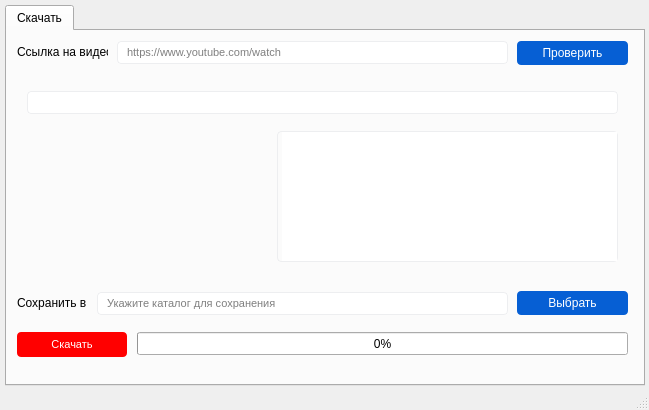
<?xml version="1.0" encoding="UTF-8"?>
<ui version="4.0">
 <class>MainWindow</class>
 <widget class="QMainWindow" name="MainWindow">
  <property name="enabled">
   <bool>true</bool>
  </property>
  <property name="geometry">
   <rect>
    <x>0</x>
    <y>0</y>
    <width>649</width>
    <height>410</height>
   </rect>
  </property>
  <property name="tabletTracking">
   <bool>false</bool>
  </property>
  <property name="acceptDrops">
   <bool>false</bool>
  </property>
  <property name="windowTitle">
   <string>You Tube Video Downloader 1.0</string>
  </property>
  <property name="windowIcon">
   <iconset>
    <normaloff>img/check.png</normaloff>img/check.png</iconset>
  </property>
  <property name="autoFillBackground">
   <bool>false</bool>
  </property>
  <property name="iconSize">
   <size>
    <width>256</width>
    <height>256</height>
   </size>
  </property>
  <property name="unifiedTitleAndToolBarOnMac">
   <bool>false</bool>
  </property>
  <widget class="QWidget" name="centralwidget">
   <widget class="QTabWidget" name="tabWidget">
    <property name="geometry">
     <rect>
      <x>5</x>
      <y>5</y>
      <width>640</width>
      <height>381</height>
     </rect>
    </property>
    <property name="autoFillBackground">
     <bool>false</bool>
    </property>
    <property name="tabPosition">
     <enum>QTabWidget::North</enum>
    </property>
    <property name="currentIndex">
     <number>0</number>
    </property>
    <property name="documentMode">
     <bool>false</bool>
    </property>
    <widget class="QWidget" name="tab_3">
     <attribute name="title">
      <string>Скачать</string>
     </attribute>
     <widget class="QLineEdit" name="line_url">
      <property name="enabled">
       <bool>true</bool>
      </property>
      <property name="geometry">
       <rect>
        <x>110</x>
        <y>10</y>
        <width>391</width>
        <height>23</height>
       </rect>
      </property>
      <property name="font">
       <font>
        <pointsize>8</pointsize>
        <weight>50</weight>
        <italic>false</italic>
        <bold>false</bold>
        <underline>false</underline>
        <strikeout>false</strikeout>
        <stylestrategy>PreferDefault</stylestrategy>
        <kerning>true</kerning>
       </font>
      </property>
      <property name="focusPolicy">
       <enum>Qt::StrongFocus</enum>
      </property>
      <property name="acceptDrops">
       <bool>true</bool>
      </property>
      <property name="layoutDirection">
       <enum>Qt::LeftToRight</enum>
      </property>
      <property name="styleSheet">
       <string notr="true">border: 1px solid #edeef0;
padding-left: 4px;
border-radius: 4px;</string>
      </property>
      <property name="text">
       <string/>
      </property>
      <property name="maxLength">
       <number>100</number>
      </property>
      <property name="frame">
       <bool>true</bool>
      </property>
      <property name="echoMode">
       <enum>QLineEdit::Normal</enum>
      </property>
      <property name="cursorPosition">
       <number>0</number>
      </property>
      <property name="alignment">
       <set>Qt::AlignLeading|Qt::AlignLeft|Qt::AlignVCenter</set>
      </property>
      <property name="dragEnabled">
       <bool>false</bool>
      </property>
      <property name="placeholderText">
       <string> https://www.youtube.com/watch</string>
      </property>
      <property name="cursorMoveStyle">
       <enum>Qt::LogicalMoveStyle</enum>
      </property>
      <property name="clearButtonEnabled">
       <bool>false</bool>
      </property>
     </widget>
     <widget class="QLabel" name="label_3">
      <property name="geometry">
       <rect>
        <x>10</x>
        <y>10</y>
        <width>91</width>
        <height>21</height>
       </rect>
      </property>
      <property name="text">
       <string>Ссылка на видео</string>
      </property>
     </widget>
     <widget class="QPushButton" name="btn_check">
      <property name="enabled">
       <bool>true</bool>
      </property>
      <property name="geometry">
       <rect>
        <x>510</x>
        <y>10</y>
        <width>111</width>
        <height>24</height>
       </rect>
      </property>
      <property name="font">
       <font>
        <family>MS Shell Dlg 2</family>
        <pointsize>9</pointsize>
        <weight>50</weight>
        <bold>false</bold>
       </font>
      </property>
      <property name="styleSheet">
       <string notr="true">background-color: #065fd4;
border-radius:4px;
border-color: #065fd4;
color: #ffffff;</string>
      </property>
      <property name="text">
       <string>Проверить</string>
      </property>
      <property name="iconSize">
       <size>
        <width>128</width>
        <height>128</height>
       </size>
      </property>
      <property name="flat">
       <bool>false</bool>
      </property>
     </widget>
     <widget class="QPushButton" name="btn_download">
      <property name="enabled">
       <bool>true</bool>
      </property>
      <property name="geometry">
       <rect>
        <x>10</x>
        <y>301</y>
        <width>110</width>
        <height>25</height>
       </rect>
      </property>
      <property name="font">
       <font>
        <family>MS Shell Dlg 2</family>
        <pointsize>8</pointsize>
        <weight>50</weight>
        <bold>false</bold>
       </font>
      </property>
      <property name="styleSheet">
       <string notr="true">background-color: #ff0000;
border-radius:4px;
border-color: #ff0000;
color: #ffffff;</string>
      </property>
      <property name="text">
       <string>Скачать</string>
      </property>
      <property name="iconSize">
       <size>
        <width>128</width>
        <height>128</height>
       </size>
      </property>
      <property name="flat">
       <bool>false</bool>
      </property>
     </widget>
     <widget class="QLineEdit" name="line_title">
      <property name="enabled">
       <bool>true</bool>
      </property>
      <property name="geometry">
       <rect>
        <x>20</x>
        <y>60</y>
        <width>591</width>
        <height>23</height>
       </rect>
      </property>
      <property name="font">
       <font>
        <pointsize>8</pointsize>
        <weight>50</weight>
        <italic>false</italic>
        <bold>false</bold>
        <underline>false</underline>
        <strikeout>false</strikeout>
        <stylestrategy>PreferDefault</stylestrategy>
        <kerning>true</kerning>
       </font>
      </property>
      <property name="focusPolicy">
       <enum>Qt::StrongFocus</enum>
      </property>
      <property name="acceptDrops">
       <bool>true</bool>
      </property>
      <property name="layoutDirection">
       <enum>Qt::LeftToRight</enum>
      </property>
      <property name="styleSheet">
       <string notr="true">border: 1px solid #edeef0;
padding-left: 4px;
border-radius: 4px;</string>
      </property>
      <property name="text">
       <string/>
      </property>
      <property name="maxLength">
       <number>100</number>
      </property>
      <property name="frame">
       <bool>true</bool>
      </property>
      <property name="echoMode">
       <enum>QLineEdit::Normal</enum>
      </property>
      <property name="cursorPosition">
       <number>0</number>
      </property>
      <property name="alignment">
       <set>Qt::AlignLeading|Qt::AlignLeft|Qt::AlignVCenter</set>
      </property>
      <property name="dragEnabled">
       <bool>false</bool>
      </property>
      <property name="placeholderText">
       <string/>
      </property>
      <property name="cursorMoveStyle">
       <enum>Qt::LogicalMoveStyle</enum>
      </property>
      <property name="clearButtonEnabled">
       <bool>false</bool>
      </property>
     </widget>
     <widget class="QGroupBox" name="groupBox">
      <property name="geometry">
       <rect>
        <x>10</x>
        <y>50</y>
        <width>612</width>
        <height>201</height>
       </rect>
      </property>
      <property name="styleSheet">
       <string notr="true">border-radius:4px;</string>
      </property>
      <property name="title">
       <string/>
      </property>
      <widget class="QTextEdit" name="text_desc">
       <property name="geometry">
        <rect>
         <x>260</x>
         <y>50</y>
         <width>341</width>
         <height>131</height>
        </rect>
       </property>
       <property name="styleSheet">
        <string notr="true">border: 1px solid #edeef0;
padding-left: 4px;
border-radius: 4px;</string>
       </property>
       <property name="placeholderText">
        <string/>
       </property>
      </widget>
      <widget class="QLabel" name="label">
       <property name="geometry">
        <rect>
         <x>10</x>
         <y>49</y>
         <width>231</width>
         <height>131</height>
        </rect>
       </property>
       <property name="frameShape">
        <enum>QFrame::NoFrame</enum>
       </property>
       <property name="text">
        <string/>
       </property>
       <property name="pixmap">
        <pixmap>img/preview.png</pixmap>
       </property>
       <property name="scaledContents">
        <bool>false</bool>
       </property>
       <property name="alignment">
        <set>Qt::AlignCenter</set>
       </property>
       <property name="wordWrap">
        <bool>true</bool>
       </property>
      </widget>
      <widget class="QLabel" name="label_prew">
       <property name="geometry">
        <rect>
         <x>10</x>
         <y>49</y>
         <width>231</width>
         <height>131</height>
        </rect>
       </property>
       <property name="frameShape">
        <enum>QFrame::NoFrame</enum>
       </property>
       <property name="text">
        <string/>
       </property>
       <property name="scaledContents">
        <bool>true</bool>
       </property>
       <property name="alignment">
        <set>Qt::AlignCenter</set>
       </property>
       <property name="wordWrap">
        <bool>false</bool>
       </property>
      </widget>
      <zorder>label</zorder>
      <zorder>text_desc</zorder>
      <zorder>label_prew</zorder>
     </widget>
     <widget class="QPushButton" name="btn_select">
      <property name="enabled">
       <bool>true</bool>
      </property>
      <property name="geometry">
       <rect>
        <x>510</x>
        <y>260</y>
        <width>111</width>
        <height>24</height>
       </rect>
      </property>
      <property name="font">
       <font>
        <family>MS Shell Dlg 2</family>
        <pointsize>9</pointsize>
        <weight>50</weight>
        <bold>false</bold>
       </font>
      </property>
      <property name="styleSheet">
       <string notr="true">background-color: #065fd4;
border-radius:4px;
border-color: #065fd4;
color: #ffffff;</string>
      </property>
      <property name="text">
       <string>Выбрать</string>
      </property>
      <property name="iconSize">
       <size>
        <width>128</width>
        <height>128</height>
       </size>
      </property>
      <property name="flat">
       <bool>false</bool>
      </property>
     </widget>
     <widget class="QLabel" name="label_4">
      <property name="geometry">
       <rect>
        <x>10</x>
        <y>261</y>
        <width>91</width>
        <height>21</height>
       </rect>
      </property>
      <property name="text">
       <string>Сохранить в</string>
      </property>
     </widget>
     <widget class="QLineEdit" name="line_save">
      <property name="enabled">
       <bool>true</bool>
      </property>
      <property name="geometry">
       <rect>
        <x>90</x>
        <y>261</y>
        <width>411</width>
        <height>23</height>
       </rect>
      </property>
      <property name="font">
       <font>
        <pointsize>8</pointsize>
        <weight>50</weight>
        <italic>false</italic>
        <bold>false</bold>
        <underline>false</underline>
        <strikeout>false</strikeout>
        <stylestrategy>PreferDefault</stylestrategy>
        <kerning>true</kerning>
       </font>
      </property>
      <property name="focusPolicy">
       <enum>Qt::StrongFocus</enum>
      </property>
      <property name="acceptDrops">
       <bool>true</bool>
      </property>
      <property name="layoutDirection">
       <enum>Qt::LeftToRight</enum>
      </property>
      <property name="styleSheet">
       <string notr="true">border: 1px solid #edeef0;
padding-left: 4px;
border-radius: 4px;</string>
      </property>
      <property name="text">
       <string/>
      </property>
      <property name="maxLength">
       <number>100</number>
      </property>
      <property name="frame">
       <bool>true</bool>
      </property>
      <property name="echoMode">
       <enum>QLineEdit::Normal</enum>
      </property>
      <property name="cursorPosition">
       <number>0</number>
      </property>
      <property name="alignment">
       <set>Qt::AlignLeading|Qt::AlignLeft|Qt::AlignVCenter</set>
      </property>
      <property name="dragEnabled">
       <bool>false</bool>
      </property>
      <property name="placeholderText">
       <string> Укажите каталог для сохранения</string>
      </property>
      <property name="cursorMoveStyle">
       <enum>Qt::LogicalMoveStyle</enum>
      </property>
      <property name="clearButtonEnabled">
       <bool>false</bool>
      </property>
     </widget>
     <widget class="QProgressBar" name="progressBar">
      <property name="geometry">
       <rect>
        <x>130</x>
        <y>301</y>
        <width>491</width>
        <height>23</height>
       </rect>
      </property>
      <property name="value">
       <number>0</number>
      </property>
     </widget>
     <zorder>groupBox</zorder>
     <zorder>line_url</zorder>
     <zorder>label_3</zorder>
     <zorder>btn_check</zorder>
     <zorder>btn_download</zorder>
     <zorder>line_title</zorder>
     <zorder>btn_select</zorder>
     <zorder>label_4</zorder>
     <zorder>line_save</zorder>
     <zorder>progressBar</zorder>
    </widget>
   </widget>
  </widget>
  <widget class="QMenuBar" name="menubar">
   <property name="geometry">
    <rect>
     <x>0</x>
     <y>0</y>
     <width>649</width>
     <height>21</height>
    </rect>
   </property>
  </widget>
  <widget class="QStatusBar" name="statusBar"/>
 </widget>
 <resources/>
 <connections/>
</ui>
